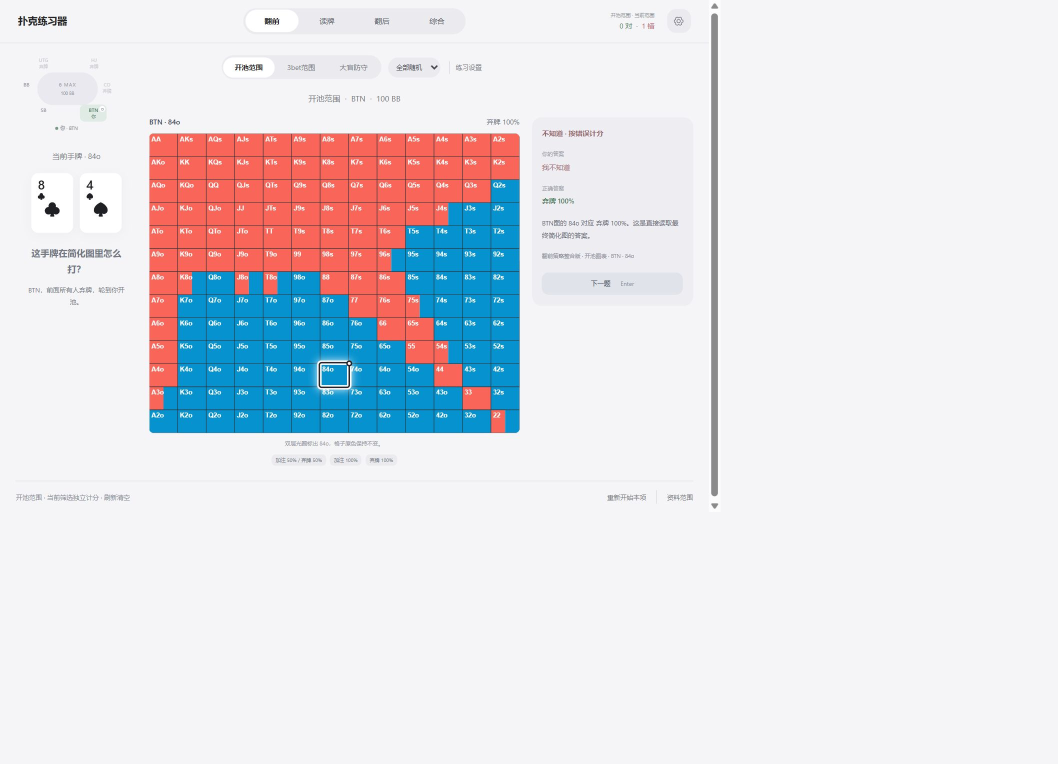
#> input picture design/detail-review-desktop.png, 2115 x 1527 px, found by its file name (shown at 1/2 size)
$ python detail-final.py
#> lines starting #> are read from the running program, lines starting #| are printed output that depends on the picture
from PIL import Image
from pathlib import Path
p=Path(r'C:/Users/why/Documents/ChatGPT/德州扑克GTO简化/design')
im=Image.open(p/'detail-review-desktop.png');im.crop((0,0,1440,1023)).save(p/'detail-review-final.png')
#> further down, im is the input picture: PIL image 2115x1527 RGB; mean R, G, B 227.6, 227.1, 232
#> after `im = Image.open(p / 'detail-review-desktop.png')`:
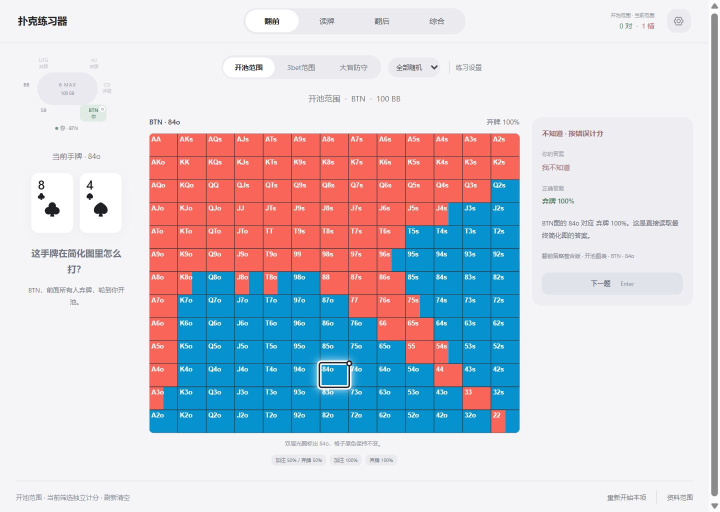
#> saved as detail-review-final.png: PIL image 1440x1023 RGB (shown at 1/2 size); mean R, G, B 206.8, 205.9, 214.2

$ run again, with design/detail-large.png copied over design/detail-review-desktop.png
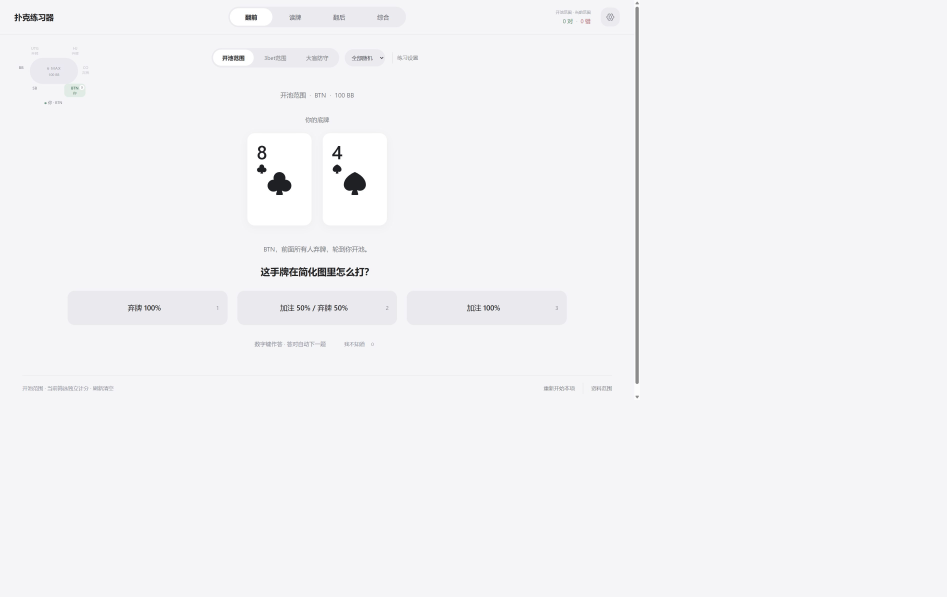
#> input picture design/detail-large.png, 3787 x 2388 px, found by its file name (shown at 1/4 size)
#> im is the input picture: PIL image 3787x2388 RGB; mean R, G, B 243.6, 243.5, 245.6
#> `im = Image.open(p / 'detail-review-desktop.png')`:
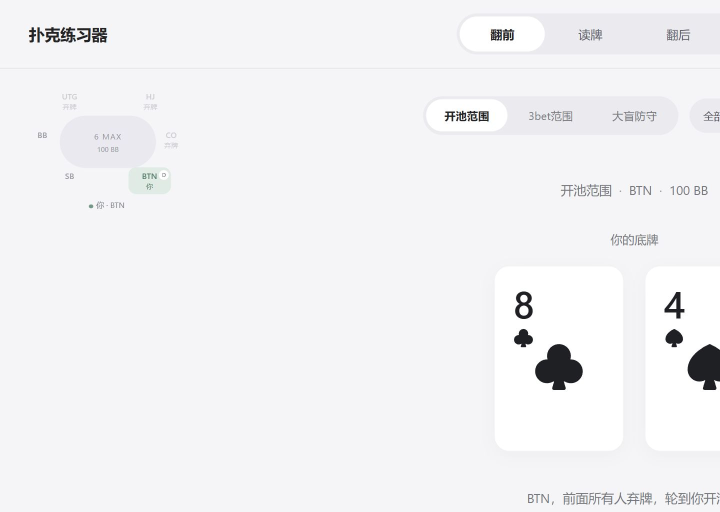
#> saved as detail-review-final.png: PIL image 1440x1023 RGB (shown at 1/2 size); mean R, G, B 242.1, 242, 244

$ run again, with design/detail-mobile.png copied over design/detail-review-desktop.png
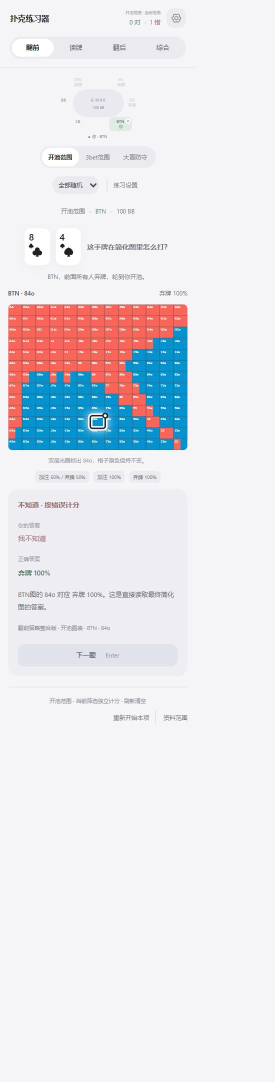
#> input picture design/detail-mobile.png, 549 x 2163 px, found by its file name (shown at 1/2 size)
#> im is the input picture: PIL image 549x2163 RGB; mean R, G, B 232.4, 232, 236.2
#> `im = Image.open(p / 'detail-review-desktop.png')`:
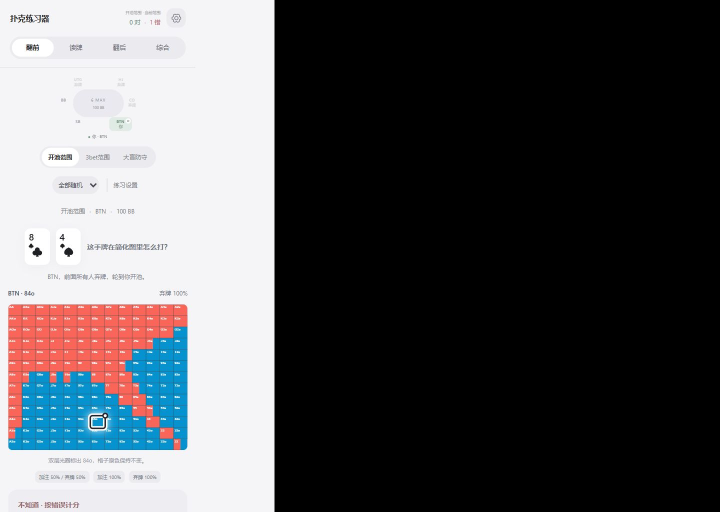
#> saved as detail-review-final.png: PIL image 1440x1023 RGB (shown at 1/2 size); mean R, G, B 84.3, 84.1, 86.3
